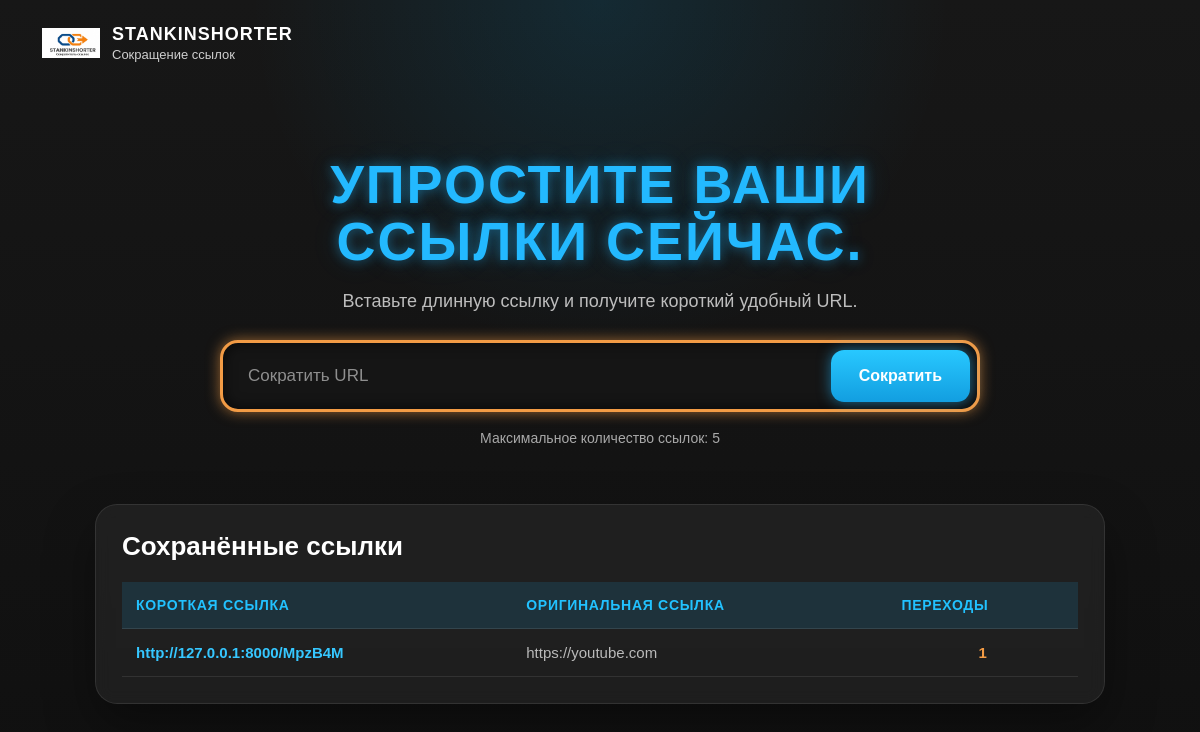
Before: / with the older database file.
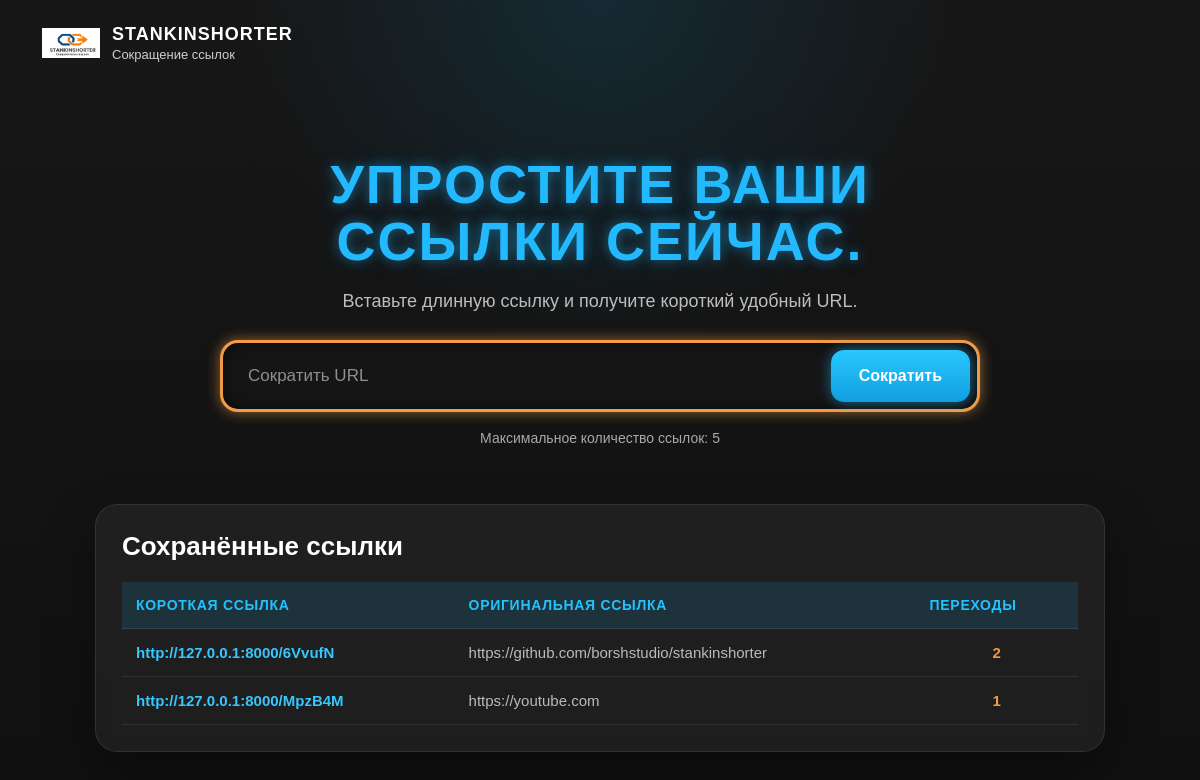
After: the same page with the newer database file.
### tables this page shows
CREATE TABLE urls (
                id INTEGER PRIMARY KEY AUTOINCREMENT,
                original_url TEXT NOT NULL UNIQUE,
                short_code TEXT NOT NULL UNIQUE,
                clicks INTEGER NOT NULL DEFAULT 0,
                created_at TEXT NOT NULL
            );

### app/main.py (the view)
@app.get("/")
def index(request: Request):
    return templates.TemplateResponse(
        request,
        "index.html",
        {
            "urls": storage.get_all_urls(),
            "base_url": Config.BASE_URL,
            "short_url": None,
            "error": None,
            "max_urls": Config.MAX_URLS
        }
    )

### app/templates/index.html (shortened to what this page needs)
<!DOCTYPE html>
<html lang="ru">
<head>
    <link rel="stylesheet" href="/static/style.css">
</head>
<body>
<header class="header">
    <div class="logo-block">
        <img src="/assets/logo.png" alt="Stankinshorter Logo" class="logo">
        <div>
            <div class="logo-title">STANKINSHORTER</div>
            <div class="logo-subtitle">Сокращение ссылок</div>
        </div>
    </div>
</header>
<main class="main">
    <section class="hero">
        <h1>УПРОСТИТЕ ВАШИ<br>ССЫЛКИ СЕЙЧАС.</h1>
        <p class="description">
            Вставьте длинную ссылку и получите короткий удобный URL.
        </p>
        <form method="post" action="/shorten" class="short-form">
            <input
                type="text"
                name="original_url"
                placeholder="Сократить URL"
                required
            >
            <button type="submit">Сократить</button>
        </form>
        <p class="limit">
            Максимальное количество ссылок: {{ max_urls }}
        </p>
    </section>
    <section class="links-section">
        <h2>Сохранённые ссылки</h2>
        {% if urls %}
            <div class="table-wrapper">
                <table>
                    <tr>
                        <th>Короткая ссылка</th>
                        <th>Оригинальная ссылка</th>
                        <th>Переходы</th>
                    </tr>
                    {% for item in urls %}
                    <tr>
                        <td>
                            <a href="{{ base_url }}/{{ item.short_code }}" target="_blank">
                                {{ base_url }}/{{ item.short_code }}
                            </a>
                        </td>
                        <td class="original">
                            {{ item.original_url }}
                        </td>
                        <td class="clicks">
                            {{ item.clicks }}
                        </td>
                    </tr>
                    {% endfor %}
                </table>
            </div>
        {% else %}
            <p class="empty">
                Пока ссылок нет. Создайте первую короткую ссылку.
            </p>
        {% endif %}
    </section>
</main>
</body>
</html>

### app/static/style.css (style rules this page uses)
* { box-sizing: border-box; }
body { margin: 0; font-family: Arial, Helvetica, sans-serif; background: radial-gradient(circle at top, rgba(0, 180, 255, 0.12), transparent 35%), linear-gradient(180deg, #171717 0%, #101010 100%); color: #ffffff; min-height: 100vh; }
.header { width: 100%; padding: 24px 42px; }
.logo-block { display: flex; align-items: center; gap: 12px; }
.logo { width: 58px; height: auto; }
.logo-title { font-size: 18px; font-weight: 800; letter-spacing: 1px; color: #ffffff; }
.logo-subtitle { font-size: 13px; color: #cfcfcf; margin-top: 2px; }
.main { width: 100%; max-width: 1050px; margin: 0 auto; padding: 35px 20px 60px; }
.hero { text-align: center; padding-top: 35px; }
.hero h1 { margin: 0; font-size: 54px; line-height: 1.05; font-weight: 900; letter-spacing: 2px; color: #23b9ff; text-shadow: 0 0 12px rgba(35, 185, 255, 0.45), 0 0 28px rgba(35, 185, 255, 0.18); }
.description { margin: 22px 0 28px; color: #bdbdbd; font-size: 18px; }
.short-form { width: 100%; max-width: 760px; margin: 0 auto; display: flex; align-items: center; background: #151515; border: 3px solid #f29b45; border-radius: 18px; padding: 7px; box-shadow: 0 0 14px rgba(242, 155, 69, 0.6), inset 0 0 14px rgba(0, 0, 0, 0.7); }
.short-form input { flex: 1; height: 52px; border: none; outline: none; background: transparent; color: #ffffff; padding: 0 18px; font-size: 17px; }
.short-form input::placeholder { color: #8f8f8f; }
.short-form button { height: 52px; border: none; border-radius: 13px; padding: 0 28px; background: linear-gradient(180deg, #28c8ff 0%, #129ee0 100%); color: #ffffff; font-size: 16px; font-weight: 700; cursor: pointer; box-shadow: 0 0 14px rgba(35, 185, 255, 0.55); transition: 0.2s; }
.limit { margin-top: 18px; color: #a9a9a9; font-size: 14px; }
.links-section { margin-top: 58px; background: rgba(255, 255, 255, 0.055); border: 1px solid rgba(255, 255, 255, 0.09); border-radius: 22px; padding: 26px; backdrop-filter: blur(8px); box-shadow: 0 22px 50px rgba(0, 0, 0, 0.35); }
.links-section h2 { margin: 0 0 20px; color: #ffffff; font-size: 26px; }
.table-wrapper { width: 100%; overflow-x: auto; }
table { width: 100%; border-collapse: collapse; min-width: 720px; }
th { background: rgba(35, 185, 255, 0.13); color: #22c2ff; font-size: 14px; text-transform: uppercase; letter-spacing: 0.7px; }
th, td { padding: 15px 14px; border-bottom: 1px solid rgba(255, 255, 255, 0.09); text-align: left; }
td { color: #dedede; font-size: 15px; }
td a { color: #36c7ff; text-decoration: none; font-weight: 700; }
.original { max-width: 430px; word-break: break-all; color: #bbbbbb; }
.clicks { text-align: center; font-weight: 800; color: #f29b45; }

Changed rows visible on the page:
added urls: base_url "http://127.0.0.1:8000", short_code "6VvufN", original_url "https://github.com/borshstudio/stankinshorter", clicks "2"
